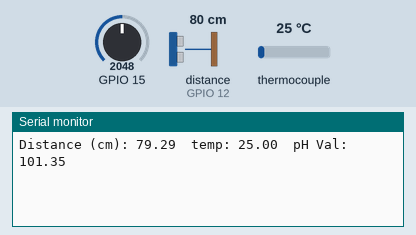
A sketch run on a simulated ESP32. Parts: the last lines printed to the serial monitor. Wiring (inferred from the names in the program): ultrasonic range finder: trigger GPIO 13; echo GPIO 12. The inputs (shaded band) are chosen by the test bench; at power-on: distance to the obstacle (sensor on GPIO 12) 80 cm, thermocouple 25 °C, GPIO 15 = 2048. The echo pulse lasts 58.3 µs per cm.

Above: at 1.2 s.
1.3 s: distance to the obstacle (sensor on GPIO 12) set to 2 cm
At 2.1 s:
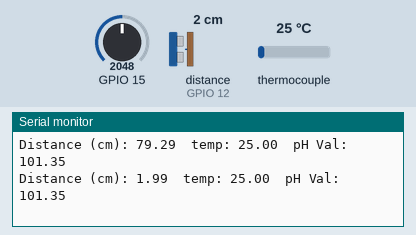
2.8 s: thermocouple set to 6 °C
At 4.0 s:
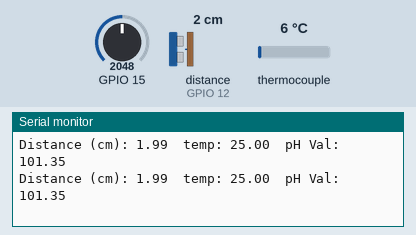
4.3 s: GPIO 15 set to 2866
At 4.3 s:
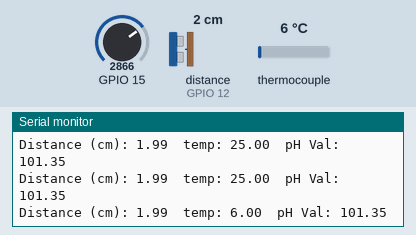
5.8 s: distance to the obstacle (sensor on GPIO 12) set to 4 cm
At 7.2 s:
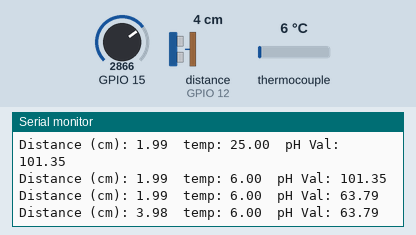
7.3 s: thermocouple set to 75 °C
At 8.6 s:
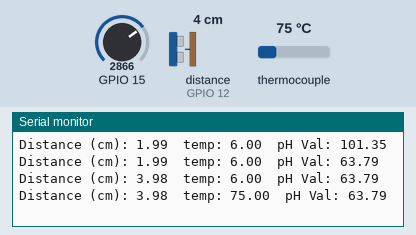
8.8 s: GPIO 15 set to 3603
At 9.9 s:
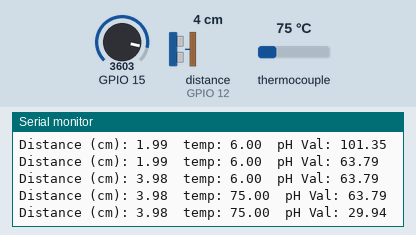
Timing chart, 0 to 11.3 s (numbered marks = the images above; inputs shaded):
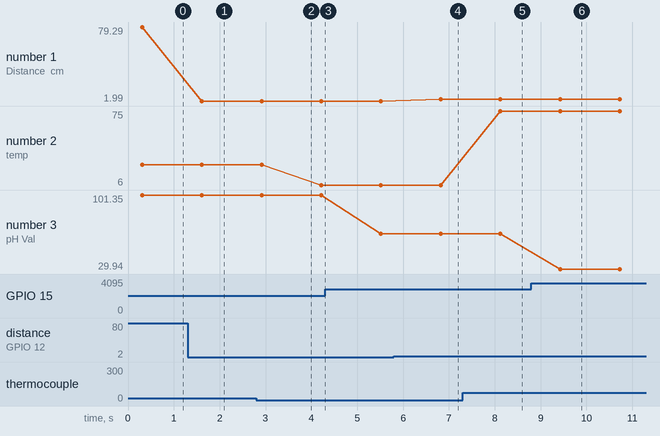

Measured:
- after the input at 1.3 s, the serial monitor: prints a new line after 0.31 s (image 1)
- after the input at 5.8 s, the serial monitor: prints a new line after 1.0 s (image 4)
- after the input at 7.3 s, the serial monitor: prints a new line after 0.82 s (image 5)
- after the input at 8.8 s, the serial monitor: prints a new line after 0.63 s (image 6)
- plotted number 1: 79.29 → 1.99 after the input at 1.3 s, 1.99 → 3.98 after the input at 5.8 s
- plotted number 2: 25 → 6 after the input at 2.8 s, 6 → 75 after the input at 7.3 s
- plotted number 3: 101.35 → 63.79 after the input at 4.3 s, 63.79 → 29.94 after the input at 8.8 s

The sketch:

ESP32_KolamAirApp1.ino
```cpp
// https://randomnerdtutorials.com/esp32-k-type-thermocouple-max6675/
// https://randomnerdtutorials.com/esp32-hc-sr04-ultrasonic-arduino/
// https://www.electroniclinic.com/esp32-ph-sensor-iot-ph-sensor-code-and-circuit-diagram/

#include "MAX6675.h"

//#1
const int trigPin = 13;
const int echoPin = 12;
//define sound speed in cm/uS
#define SOUND_SPEED 0.034
#define CM_TO_INCH 0.393701
long duration;
float distanceCm;
float distanceInch;

//#2
// note: pins are slightly different than other examples!
const int dataPin   = 19;
const int clockPin  = 5;
const int selectPin = 23;
MAX6675 thermoCouple;
uint32_t start, stop;

//#3
float calibration_value = 20.24 - 0.7; //21.34 - 0.7
int phval = 0;
unsigned long int avgval;
int buffer_arr[10],temp;
float ph_act;

void setup() {
  // put your setup code here, to run once:
  Serial.begin(115200); // Starts the serial communication
  //#1
  pinMode(trigPin, OUTPUT); // Sets the trigPin as an Output
  pinMode(echoPin, INPUT); // Sets the echoPin as an Input

  //#2
  thermoCouple.begin(clockPin, selectPin, dataPin);
  thermoCouple.setSPIspeed(4000000);
}

void loop() {
  // put your main code here, to run repeatedly:
  //#1
  // Clears the trigPin
  digitalWrite(trigPin, LOW);
  delayMicroseconds(2);
  // Sets the trigPin on HIGH state for 10 micro seconds
  digitalWrite(trigPin, HIGH);
  delayMicroseconds(10);
  digitalWrite(trigPin, LOW);
  // Reads the echoPin, returns the sound wave travel time in microseconds
  duration = pulseIn(echoPin, HIGH);
  // Calculate the distance
  distanceCm = duration * SOUND_SPEED/2;

  //#2
  start = micros();
  int status = thermoCouple.read();
  stop = micros();
  float temp = thermoCouple.getTemperature();

  //#3
  for(int i=0;i<10;i++){
    buffer_arr[i]=analogRead(15);
    delay(30);
  }
  for(int i=0;i<9;i++){
    for(int j=i+1;j<10;j++){
      if(buffer_arr[i]>buffer_arr[j]){
        temp=buffer_arr[i];
        buffer_arr[i]=buffer_arr[j];
        buffer_arr[j]=temp;
      }
    }
  }
  avgval=0;
  for(int i=2;i<8;i++)
    avgval+=buffer_arr[i];
  float volt=(float)avgval*3.3/4096.0/6;
  ph_act = (-5.70 * volt + calibration_value) * 10;

  // Prints the distance in the Serial Monitor
  Serial.print("Distance (cm): ");
  Serial.print(distanceCm);
  Serial.print("\ttemp: ");
  Serial.print(temp);
  Serial.print("\tpH Val: ");
  Serial.println(ph_act);

  delay(1000);
}
```
